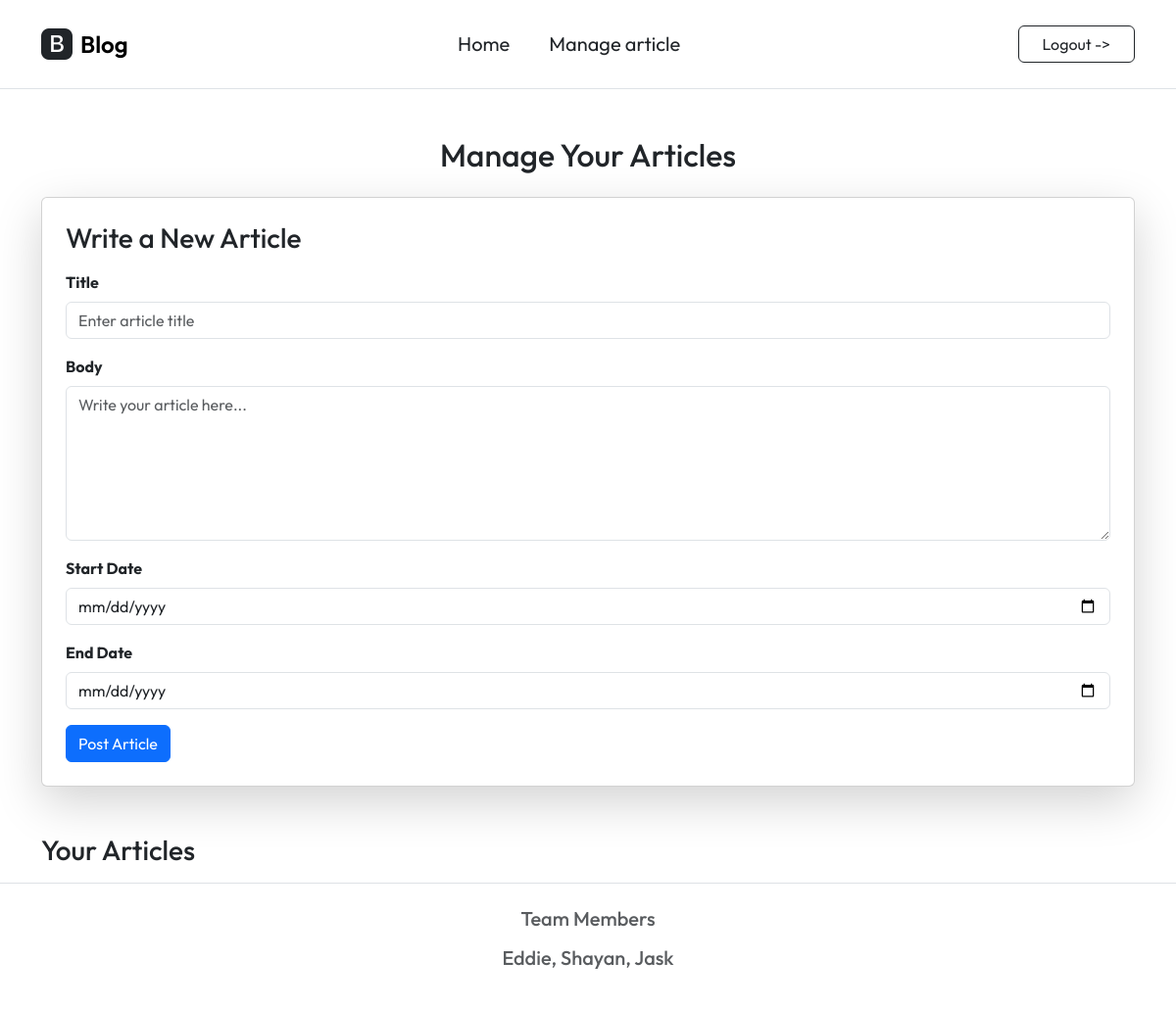
Before: /write.php (signed in) with the older database file.
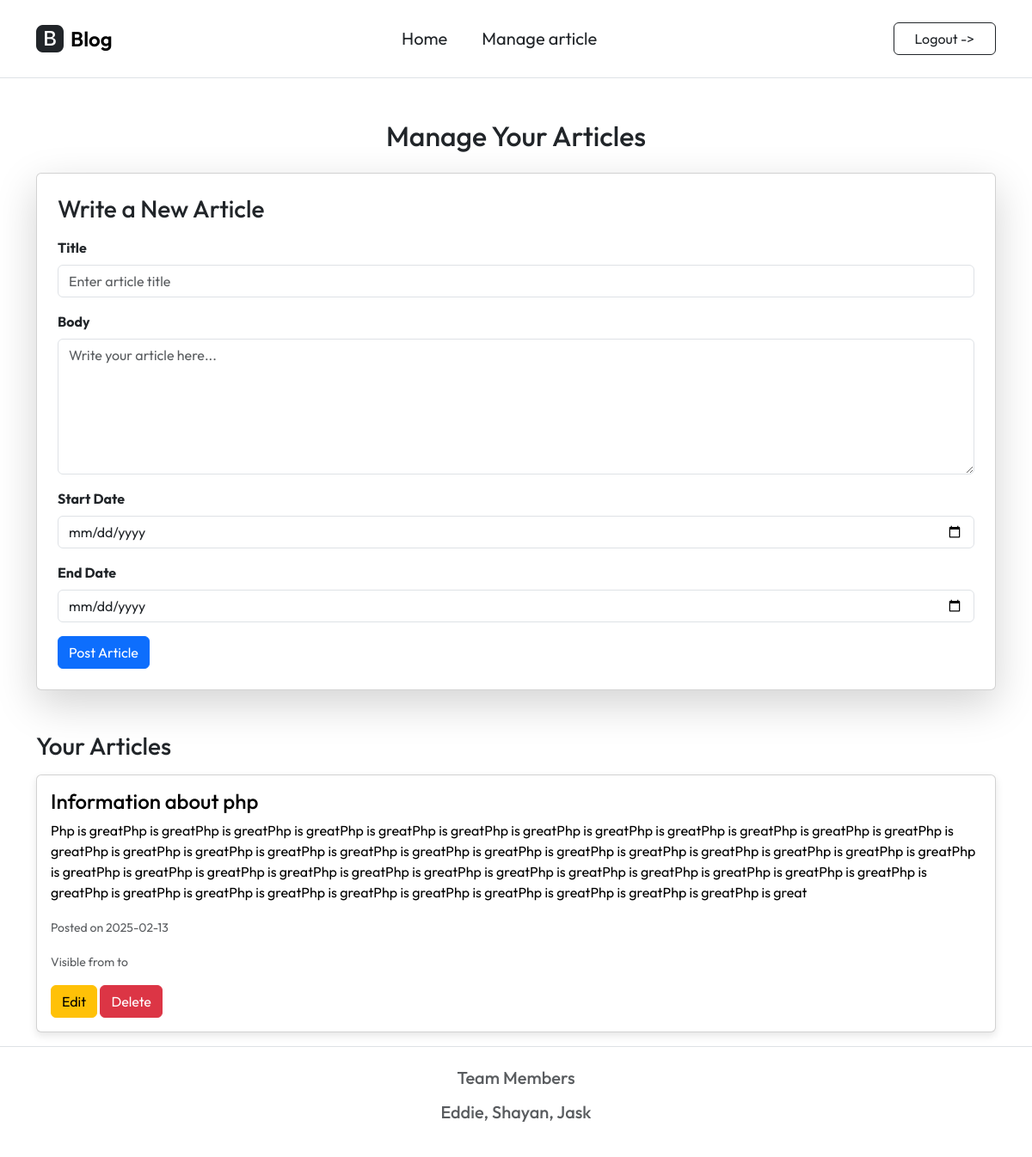
After: the same page with the newer database file.
### tables this page shows
CREATE TABLE Articles (
    ArticleId INTEGER PRIMARY KEY AUTOINCREMENT,
    ArticleTitle VARCHAR(80),
    ArticleBody VARCHAR(500),

    CreateDate DATE,
    StartDate DATE,
    EndDate DATE,

    ContributerUsername VARCHAR(80)
);

### write.php (the view, shortened to what this page needs)
<?php
$db = new SQLite3('info.db');
$username = $_SESSION['username'];
$articles = $db->query("SELECT * FROM Articles WHERE ContributerUsername = '$username' ORDER BY CreateDate DESC");
?>
<?php include('./inc/inc_header.php'); ?>
<div class="container mt-5">
    <h2 class="text-center mb-4">Manage Your Articles</h2>
    <div class="card shadow-lg p-4 mb-5">
        <h3 class="mb-3">Write a New Article</h3>
        <form method="post">
            <div class="mb-3">
                <label for="article_title" class="form-label fw-bold">Title</label>
                <input type="text" class="form-control" name="article_title" id="article_title" required placeholder="Enter article title">
            </div>
            <div class="mb-3">
                <label for="article_body" class="form-label fw-bold">Body</label>
                <textarea class="form-control" name="article_body" id="article_body" rows="6" required placeholder="Write your article here..."></textarea>
            </div>
           <div class="mb-3">
            <label for="start_date" class="form-label fw-bold">Start Date</label>
            <input type="date" class="form-control" name="start_date" id="start_date" required>
        </div>
        <div class="mb-3">
            <label for="end_date" class="form-label fw-bold">End Date</label>
            <input type="date" class="form-control" name="end_date" id="end_date" required>
        </div>
            <button type="submit" name="create_article" class="btn btn-primary">Post Article</button>
        </form>
    </div>
    <h3 class="mb-3">Your Articles</h3>
    <?php while ($row = $articles->fetchArray(SQLITE3_ASSOC)) { ?>
        <div class="card mb-3">
            <div class="card-body">
                <h4 class="card-title"><?= htmlspecialchars($row['ArticleTitle']) ?></h4>
                <p class="card-text"><?= nl2br(htmlspecialchars($row['ArticleBody'])) ?></p>
                <p class="text-muted"><small>Posted on <?= $row['CreateDate'] ?></small></p>
                <p class="text-muted"><small>Visible from <?= $row['StartDate'] ?> to <?= $row['EndDate'] ?></small></p>
                <button class="btn btn-warning" onclick="editArticle('<?= $row['ArticleId'] ?>', '<?= htmlspecialchars($row['ArticleTitle']) ?>', '<?= htmlspecialchars($row['ArticleBody']) ?>', '<?= htmlspecialchars($row['StartDate']) ?>', '<?= htmlspecialchars($row['EndDate']) ?>')">Edit</button>
                <form method="post" class="d-inline">
                    <button type="submit" name="delete_article" class="btn btn-danger" onclick="return confirm('Are you sure you want to delete this article?');">Delete</button>
                </form>
            </div>
        </div>
    <?php } ?>
</div>
<?php include('./inc/inc_footer.php'); ?>

### inc/inc_header.php (shortened to what this page needs)
<!DOCTYPE html>
<html lang="en">
<head>
    <link href="https://cdn.jsdelivr.net/npm/bootstrap@5.3.3/dist/css/bootstrap.min.css" rel="stylesheet">
    <link rel="stylesheet" href="https://cdn.jsdelivr.net/npm/bootstrap-icons@1.11.0/font/bootstrap-icons.css">
    <link rel="stylesheet" href="inc/style.css">
</head>
<body>
    <nav class="navbar navbar-expand-lg bg-white border-bottom py-3">
        <div class="container">
            <a class="navbar-brand d-flex align-items-center" href="home.php">
                <i class="bi bi-bootstrap-fill fs-2 text-dark me-2"></i>
                <span class="fs-4 fw-semibold">Blog</span>
            </a>
            <div class="collapse navbar-collapse" id="mainNav">
                <ul class="navbar-nav mx-auto gap-4">
                    <li class="nav-item">
                        <a class="nav-link text-dark fs-5" href="home.php">Home</a>
                    </li>
                    <?php if (isset($_SESSION['username'])) { ?>
                        <li class="nav-item">
                            <a class="nav-link text-dark fs-5" href="write.php">Manage article</a>
                        </li>
                    <?php } ?>
                </ul>
                <div class="d-flex ms-lg-4" id="nav-login">
                    <?php if (isset($_SESSION['username'])) { ?>
                        <a class="btn btn-outline-dark px-4" href="logout.php">
                            Logout ->
                        </a>
                    <?php } else { ?>
                        <a class="btn btn-outline-dark px-4" href="login.php">
                            Login ->
                        </a>
                    <?php } ?>
                </div>
            </div>
        </div>
    </nav>
</body>
</html>

### inc/inc_footer.php (shortened to what this page needs)
<!DOCTYPE html>
<html lang="en">
<head>
    <link href="https://cdn.jsdelivr.net/npm/bootstrap@5.3.3/dist/css/bootstrap.min.css" rel="stylesheet">
    <link rel="stylesheet" href="https://cdn.jsdelivr.net/npm/bootstrap-icons@1.11.0/font/bootstrap-icons.css">
</head>
<body class="d-flex flex-column min-vh-100">
    <footer class="mt-auto bg-white border-top">
        <div class="container main-content">
            <div class="row py-4 justify-content-center align-items-center">
                <div class="col-md-4 mb-4 mb-md-0 text-center">
                    <h5 class="mb-3 text-body-secondary">Team Members</h5>
                    <h5 class="mb-3 text-body-secondary">Eddie, Shayan, Jask</h5>
                </div>
            </div>
        </div>
    </footer>
</body>
</html>

### inc/style.css (style rules this page uses)
body { margin: 0; font-family: Arial, sans-serif; color: white; }
.card { background-color: white !important; border: 1px solid #e0e0e0; border-radius: 12px; box-shadow: 0 4px 10px rgba(0, 0, 0, 0.1); }
.card-body { color: #333; }
.card-title, .card-text { text-shadow: none !important; color: #000 !important; }
h2 { color: #333; margin-bottom: 1rem; }
.btn-primary { background: #007BFF; color: white; border: none; border-radius: 6px; font-size: 1rem; cursor: pointer; transition: 0.3s ease; padding: 10px 15px; display: inline-block; text-align: center; text-decoration: none; }

### inc/inc_header.php (style rules this page uses)
body { font-family: "Outfit", serif; font-optical-sizing: auto; font-style: normal; }
#nav-login .btn { font-family: "Outfit", sans-serif; font-weight: 500px; }

### inc/inc_footer.php (style rules this page uses)
body { font-family: "Outfit", sans-serif; }

Changed rows visible on the page:
now on this page (row edited): articles: ArticleTitle "Information about php", ArticleBody "Php is greatPhp is greatPhp is greatPhp is greatPhp is greatPhp is greatPhp is greatPhp is greatPhp is greatPhp is greatPhp is greatPhp is greatPhp is greatPhp is greatPhp is greatPhp is greatPhp is greatPhp is greatPhp is greatPhp is greatPhp is greatPhp is greatPhp is greatPhp is greatPhp is greatPhp is greatPhp is greatPhp is greatPhp is greatPhp is greatPhp is greatPhp is greatPhp is greatPhp is greatPhp is greatPhp is greatPhp is greatPhp is greatPhp is greatPhp is greatPhp is greatPhp is greatPhp is greatPhp is greatPhp is greatPhp is greatPhp is greatPhp is great", CreateDate "2025-02-13"
